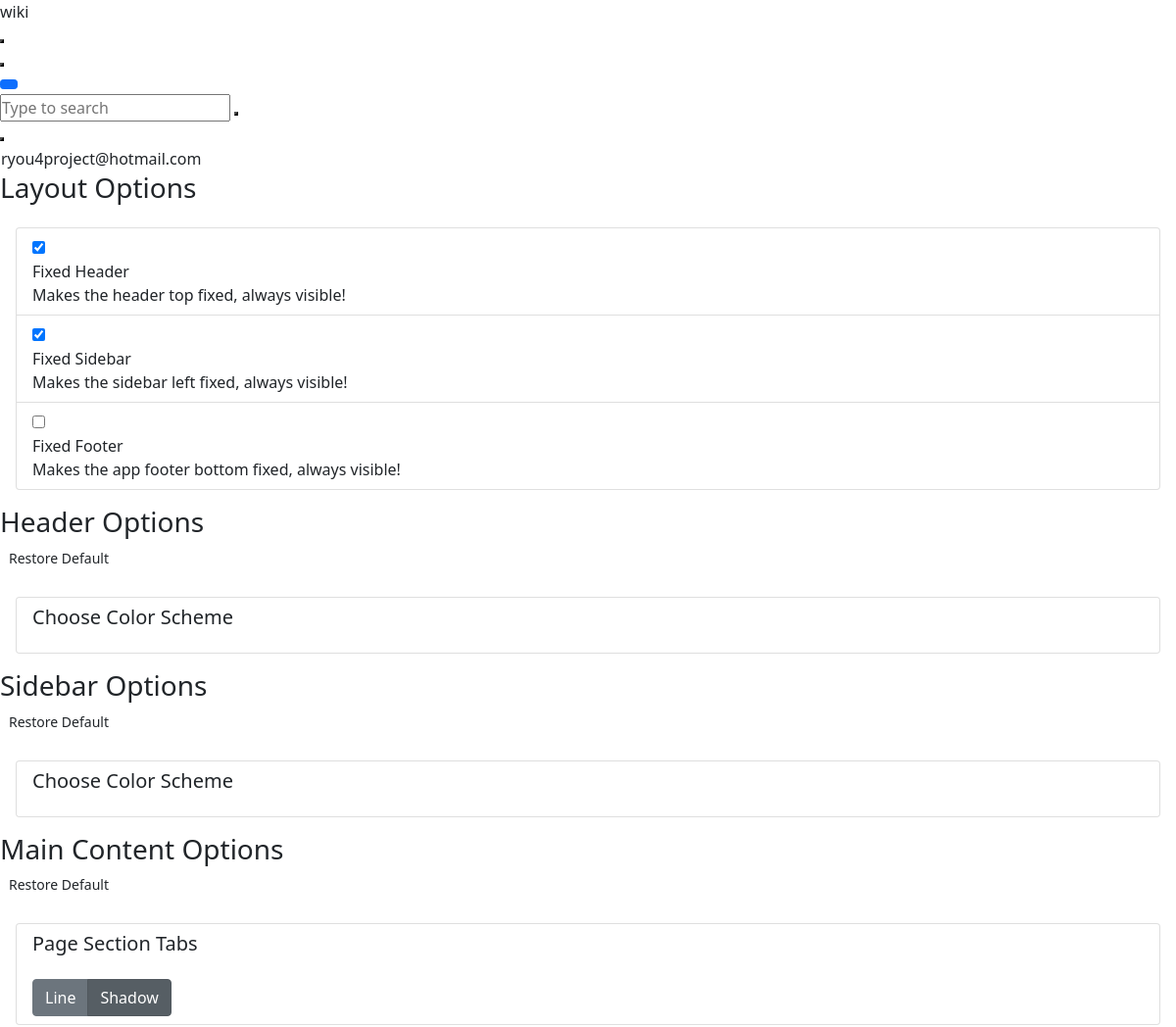
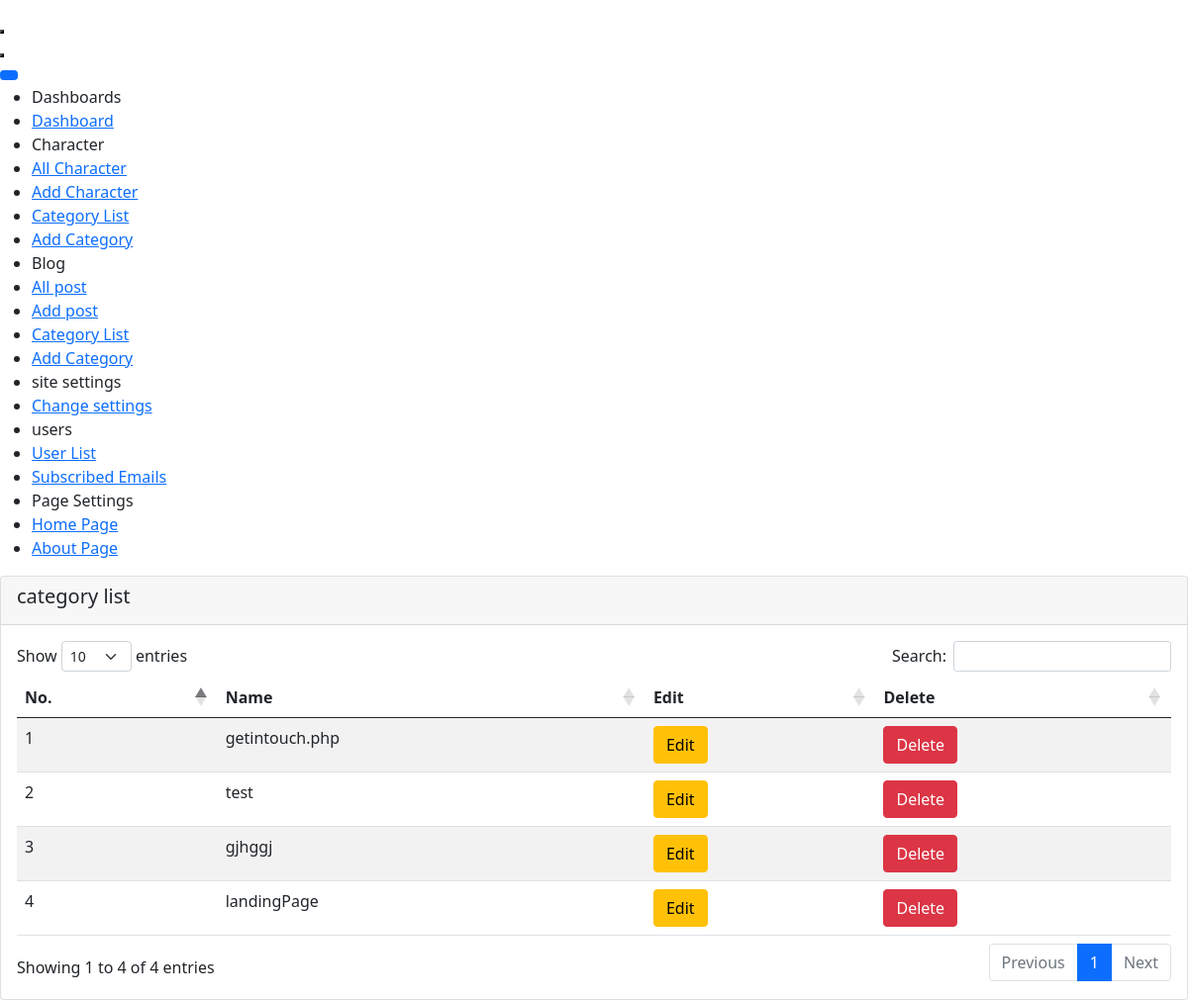
The page /admin/character_category_list.php (signed in) on the database its author committed (2 pictures, top to bottom).
### tables this page shows
CREATE TABLE `character_category` (
  `id` int(11) NOT NULL,
  `name` text NOT NULL
);

### admin/character_category_list.php (the view, shortened to what the rows shown need)
<?php
include('header.php');
?>
<div class="app-main__inner">
    <div class="card">
        <div class="card-body">
            <table id="all_characters" class="table table-striped" style="width:100%">
                <thead>
                    <tr>
                        <th>No.</th>
                        <th>Name</th>
                        <th>Edit</th>
                        <th>Delete</th>
                    </tr>
                </thead>
                <tbody>
<?php
$no= 0;
$sql= "select * from character_category";
$result= mysqli_query($conn, $sql);
while ($category= mysqli_fetch_assoc($result)) { $no++ ?>
                    <tr>
                        <td><?php echo $no ?></td>
                        <td><?php echo $category['name']; ?></td>
                        <td><a href="character_category_add.php?edit_rq=<?php echo $category['id'] ?>" class="btn btn-warning">Edit</a></td>
                        <td><a href="config/category_config.php?character_category_delete_id=<?php echo $category['id'] ?>" class="btn btn-danger">Delete</a></td>
                    </tr>
<?php } ?>
                </tbody>
            </table>
        </div>
    </div>
</div>
<?php
include('footer.php');
?>

### admin/header.php (shortened to what the rows shown need)
<?php
require_once('config/connection.php');
?>
<!doctype html>
<html lang="en">
<head>
    <link href="https://demo.dashboardpack.com/architectui-html-free/main.css" type="text/css" rel="stylesheet" />
    <link href="admin_assets/css/bootstrap.5.0.1.min.css" type="text/css" rel="stylesheet" />
    <link rel="stylesheet" href="https://cdn.datatables.net/1.12.0/css/dataTables.bootstrap5.min.css">
    <link href="admin_assets/css/style.css" type="text/css" rel="stylesheet" />
</head>
<body>
    <div class="app-container app-theme-white body-tabs-shadow fixed-sidebar fixed-header">
        <div class="app-header header-shadow">
                <div class="app-header__content">
                <div class="app-header-right">
                    <div class="header-btn-lg pr-0">
                        <div class="widget-content p-0">
                            <div class="widget-content-wrapper">
                                <div class="widget-content-left">
                                    <div class="btn-group">
                                        <a data-toggle="dropdown" aria-haspopup="true" aria-expanded="false" class="p-0 btn">
<?php
$email= $_SESSION['admin_email'];
$sql= "select * from admin_account where email='$email'";
$result=mysqli_query($conn,$sql);
while($admin= mysqli_fetch_assoc($result)){
if($email == $admin['email']){
    echo $admin['email'];
}
}
?>
                                        </a>
                                    </div>
                                </div>
                            </div>
                        </div>
                    </div>        </div>
            </div>
        </div>
        <div class="app-main">
                <div class="app-main__outer">

### rows shown on the page
character_category: name "getintouch.php"
character_category: name "test"
character_category: name "gjhggj"
character_category: name "landingPage"

### other values the page prints
$admin['email'] "ryou4project@hotmail.com"
